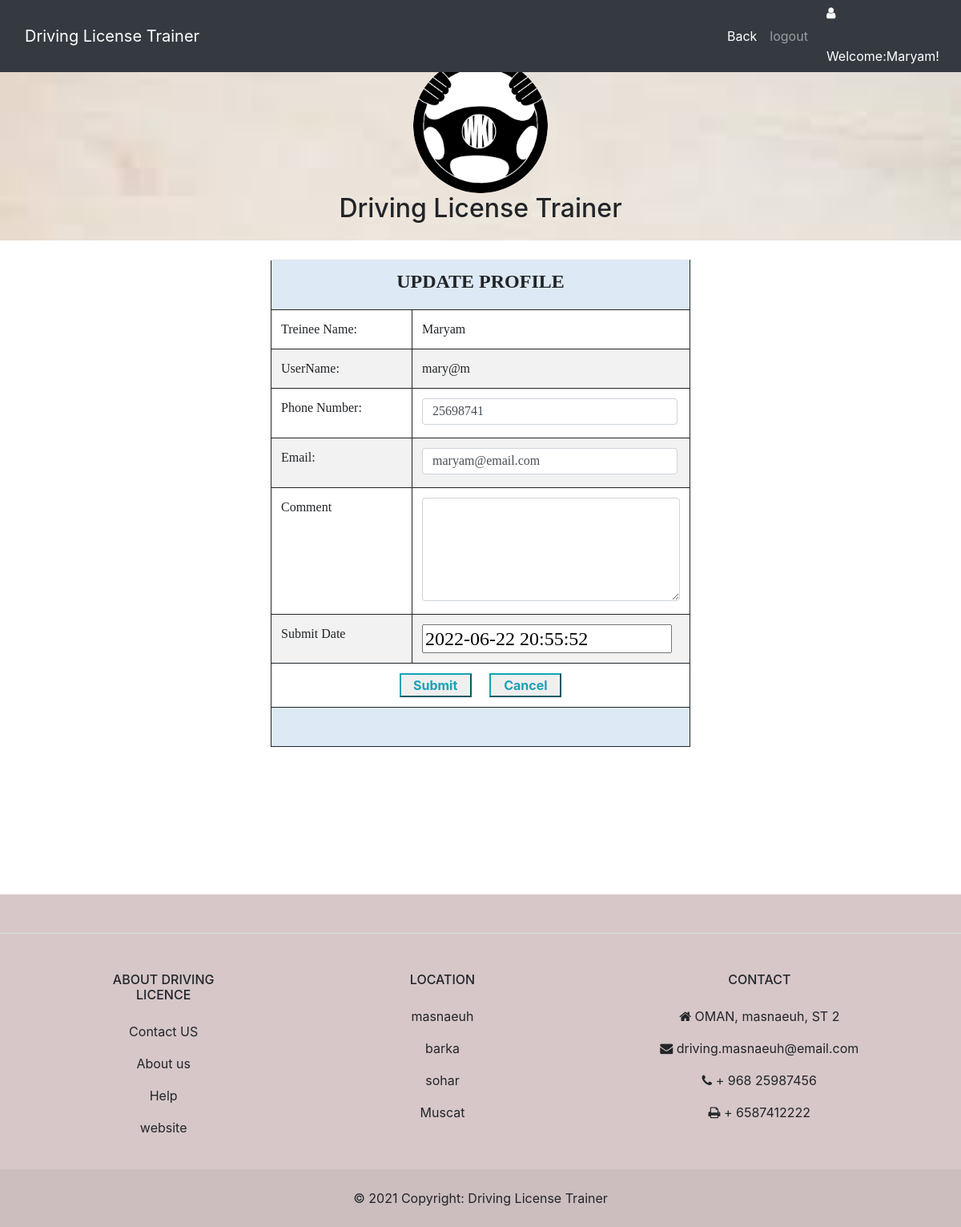
Page /feedback.php (signed in) on the committed database.
### tables this page shows
CREATE TABLE IF NOT EXISTS `tbltrainee` (
  `trainee_id` int(8) NOT NULL AUTO_INCREMENT,
  `trainee_fname` varchar(20) NOT NULL,
  `trainee_lname` varchar(20) NOT NULL,
  `trainee_email` varchar(50) NOT NULL,
  `trainee_phone` int(8) NOT NULL,
  `gnamee` varchar(50) NOT NULL,
  `wnamee` varchar(20) NOT NULL,
  `trainee_uname` varchar(20) NOT NULL,
  `trainee_gender` varchar(10) NOT NULL,
  `trainee_brithdate` date NOT NULL,
  `seqe` varchar(200) NOT NULL,
  `anse` varchar(20) NOT NULL,
  `trainee_passw` varchar(8) NOT NULL,
  `trainee_repassw` varchar(8) NOT NULL,
  PRIMARY KEY (`trainee_id`)
);

### feedback.php (the view, shortened to what this page needs)
<!DOCTYPE html PUBLIC "-//W3C//DTD XHTML 1.0 Transitional//EN" "http://www.w3.org/TR/xhtml1/DTD/xhtml1-transitional.dtd">
<html xmlns="http://www.w3.org/1999/xhtml">
<head>
<link rel="stylesheet" type="text/css"  href="BOOTSTRAPFILE/css/bootstrap.css">
    </head>
    <body  style="margin:0; padding:0; border:0;  background-color:white   ">
     <?php
          $adate=date( 'Y-m-d H:i:s', strtotime( 'now' ) );
?>
       <nav class="navbar navbar-expand-lg navbar-dark bg-dark fixed-top">
     <div class="container">
     <a class="navbar-brand" href="#">Driving License Trainer </a>
      <div class="collapse navbar-collapse" id="navbarResponsive">
         <ul class="navbar-nav ml-auto">
            <li class="nav-item active">
             <a class="nav-link" href="traineehomepage.php">Back
            </a>
          </li>
          <li class="nav-item">
            <a class="nav-link" href="logout.php">logout </a>
          </li>
                 </ul>
      </div>
    </div>
      <div class="icon" style="color: #FFFFFF"><i class="fa  fa-user" style="width:30px; height:50px"></i>
		   Welcome:<?php
	$usernam= $_SESSION['txtid1'];
	include ("connect.php");
	$qryname = "select * from  tbltrainee where trainee_uname='$usernam' ";
	$result = mysqli_query($con,$qryname);
	while($rows = mysqli_fetch_assoc($result))
	{ $namee=$rows['trainee_fname'];
}
	echo $namee. "!";
	?>
	</div>
  </nav>
 <header class="text-center" style="background-image:url('img/bg1.jpg'); background-repeat:no-repeat; background-size:cover; height: 300px;">
    &nbsp;<br /><br /><br />
	 <img class="img-fluid rounded-circle"  src="img/images.png" alt="" height="147" width="168">
	 <h2>Driving License Trainer</h2>
	 </header>
<br />
  <?php
include("connect.php");
$query = "select * from tbltrainee where trainee_uname='$usernam'";
$result= mysqli_query($con,$query);
 while($row = mysqli_fetch_assoc($result)) {
$phoner=$row["trainee_phone"];
$emailr=$row["trainee_email"];
}
?>
    <form id="form2" name="form2" method="post" action="feedbackcode.php" onsubmit="return validate(this);">
 <table align="center" cellpadding="2" class="table table-striped" style="width:524px; height: 100px;">
			<tr>
				<td class="auto-style7" colspan="2" style="height: 10px">
				<h3 class="auto-style10"><strong>UPDATE PROFILE</strong></h3>
				</td>
			</tr>
			<tr class="auto-style11">
				<td class="auto-style9" style="height: 38px; width: 190px;">
				Treinee Name:</td>
				<td class="auto-style9" style="height: 38px; ">
				<?php echo "$namee"; ?></td>
			</tr>
			<tr class="auto-style11">
				<td class="auto-style6" style="height: 38px; width: 190px;">
				UserName:</td>
				<td class="auto-style9" style="height: 38px; ">
				<?php echo "$usernam"; ?></td>
			</tr>
			<tr>
				<td class="auto-style12" style="height: 10px; width: 190px;">
				Phone Number:</td>
				<td class="auto-style9" style="height: 10px; ">
             <span>
        <span class="text-white-50">
				<input id="trainee_phone" name="phone" placeholder="Enter Your Phone Number" style="width: 99%; height: 33px; font-family: 'Times New Roman', Times, serif;" class="form-control mb-1" value="<?php echo "$phoner"; ?>" /></td>
			</tr>
			<tr>
				<td class="auto-style12" style="height: 38px; width: 190px;">
				Email:</td>
				<td class="auto-style5" style="height: 38px; ">
             <span>
        <span class="text-white-50">
				<input id="trainee_email" name="email"  placeholder="Enter Your Email" style="width: 99%; height: 33px; font-family: 'Times New Roman', Times, serif;" class="form-control mb-1" value="<?php echo "$emailr"; ?>" /></td>
			</tr>
			<tr>
				<td class="auto-style12" style="height: 10px; width: 190px;">
				Comment</td>
				<td class="auto-style9" style="height: 10px; ">
                <textarea id="comm" class="form-control mb-1" name="comm" style="width: 322px; height: 129px"></textarea></td>
			</tr>
			<tr>
				<td class="auto-style12" style="height: 10px; width: 190px;">
				Submit Date</td>
				<td class="auto-style9" style="height: 10px; ">
				<input name="datepp" type="text" class="auto-style10" style="width: 97%; height: 36px" id="DATE_OR" value="<?php echo $adate;?>" readonly="readonly" /></td>
			</tr>
			<tr>
				<td class="auto-style5" colspan="2" style="height: 9px">
				<input name="submit" id="submit" style="width: 90px; font-weight: bold;" type="submit" value="Submit" class="input btn-outline-info" /><b>&nbsp;&nbsp;&nbsp;&nbsp;&nbsp;
				</b>
				<input name="Cancel" style="width: 90px; font-weight: bold;" type="reset" value="Cancel"  class="input btn-outline-info"/></td>
			</tr>
							<tr>
				<td class="auto-style8" colspan="2">
				&nbsp;</td>
			</tr>
		</table>
</form>
	   <br />
       <br />
<br /><br />
  <br />
    <br />
  <br />
<link href="https://cdnjs.cloudflare.com/ajax/libs/font-awesome/4.7.0/css/font-awesome.min.css" rel="stylesheet">
<footer class="auto-style2">
  <section
    class="d-flex justify-content-center justify-content-lg-between p-4 border-bottom bg-dinager"
       >
  </section>
  <section class="">
    <div class="container text-center text-md-start mt-5">
      <div class="row mt-3">
               <div class="col-md-2 col-lg-2 col-xl-2 mx-auto mb-4">
          <h6 class="text-uppercase fw-bold mb-4">
            About Driving Licence
          </h6>
          <p>
            <a href="#!" class="text-reset">Contact US </a>
          </p>
          <p>
            <a href="#!" class="text-reset">About us</a>
          </p>
          <p>
            <a href="#!" class="text-reset">Help</a>
          </p>
          <p>
            <a href="#!" class="text-reset">website</a>
          </p>
        </div>
        <div class="col-md-3 col-lg-2 col-xl-2 mx-auto mb-4">
          <h6 class="text-uppercase fw-bold mb-4">
            Location
          </h6>
          <p>
            <a href="#!" class="text-reset">masnaeuh</a>
          </p>
          <p>
            <a href="#!" class="text-reset">barka</a>
          </p>
          <p>
            <a href="#!" class="text-reset">sohar</a>
          </p>
          <p>
            <a href="#!" class="text-reset">Muscat</a>
          </p>
        </div>
        <div class="col-md-4 col-lg-3 col-xl-3 mx-auto mb-md-0 mb-4">
          <h6 class="text-uppercase fw-bold mb-4">
            Contact
          </h6>
          <p><i class="fa fa-home me-3"></i> OMAN, masnaeuh, ST 2</p>
          <p>
            <i class="fa fa-envelope me-3"></i>
            driving.masnaeuh@email.com
          </p>
          <p><i class="fa fa-phone me-3"></i> + 968 25987456</p>
          <p><i class="fa fa-print me-3"></i> + 6587412222</p>
        </div>
      </div>
    </div>
  </section>
  <div class="text-center p-4" style="background-color: rgba(0, 0, 0, 0.05);">
    © 2021 Copyright:
    <a class="text-reset fw-bold" href="https://mdbootstrap.com/">Driving License Trainer</a>
  </div>
</footer>
</body>
</html>

### feedback.php (style rules this page uses)
.auto-style2 { background-color: #D7C7C9; }
.auto-style5 { border-style: solid; border-width: 1px; text-align: center; }
.auto-style6 { border-style: solid; border-width: 1px; }
.auto-style7 { border-style: solid; border-width: 1px; text-align: center; background-color: #DDE9F5; }
.auto-style8 { border-style: solid; border-width: 1px; background-color: #DDE9F5; }
.auto-style9 { border-style: solid; border-width: 1px; text-align: left; }
.auto-style10 { margin-left: 0px; font-family: "Felix Titling"; font-size: x-large; }
.auto-style11 { font-family: "Times New Roman", Times, serif; }
.auto-style12 { border-style: solid; border-width: 1px; font-family: "Times New Roman", Times, serif; }

### rows in the picture
tbltrainee: trainee_fname "Maryam", phone "25698741", email "maryam@email.com"

### other values in the picture
$usernam "mary@m"
